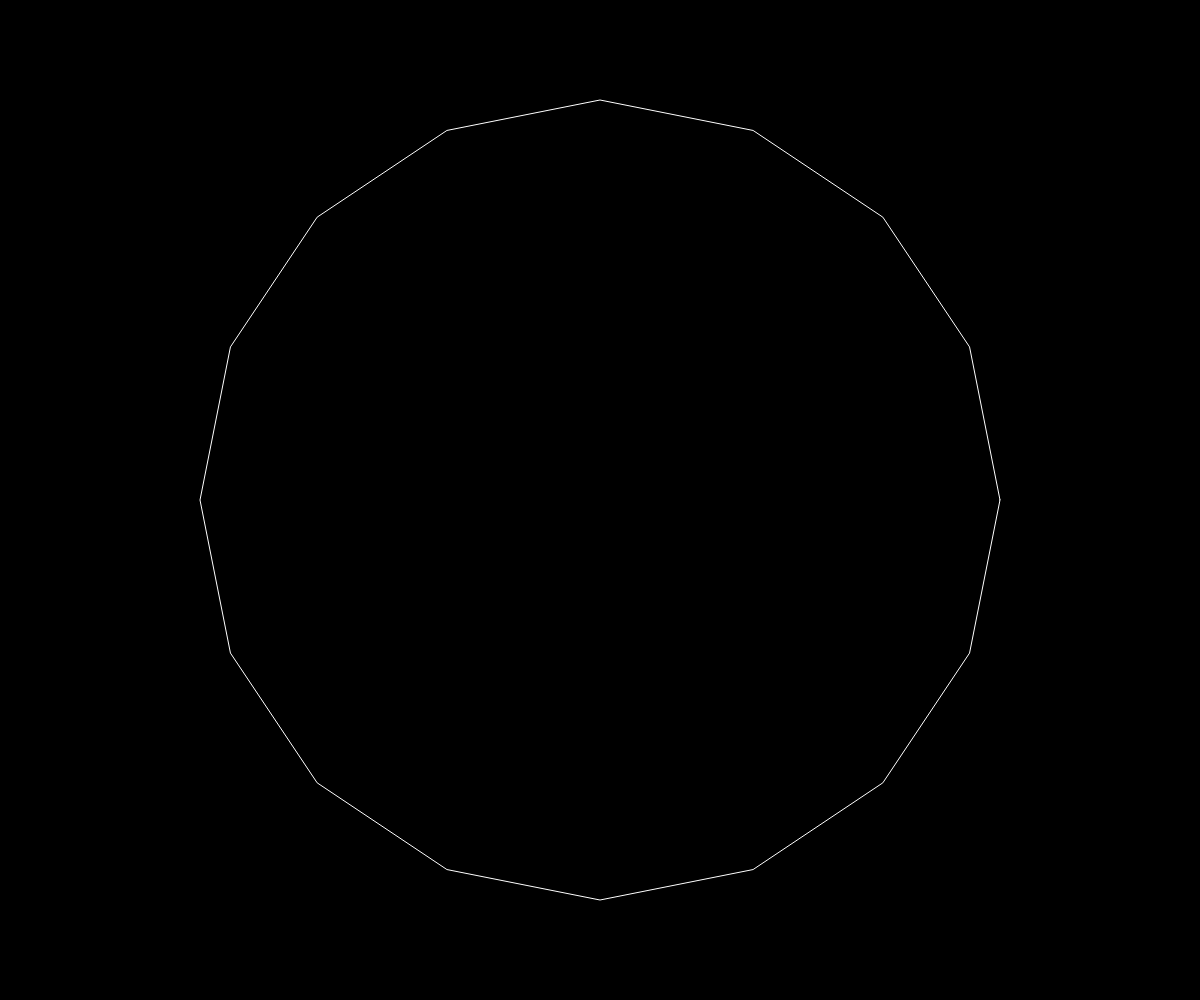
Frame 1 (no input)
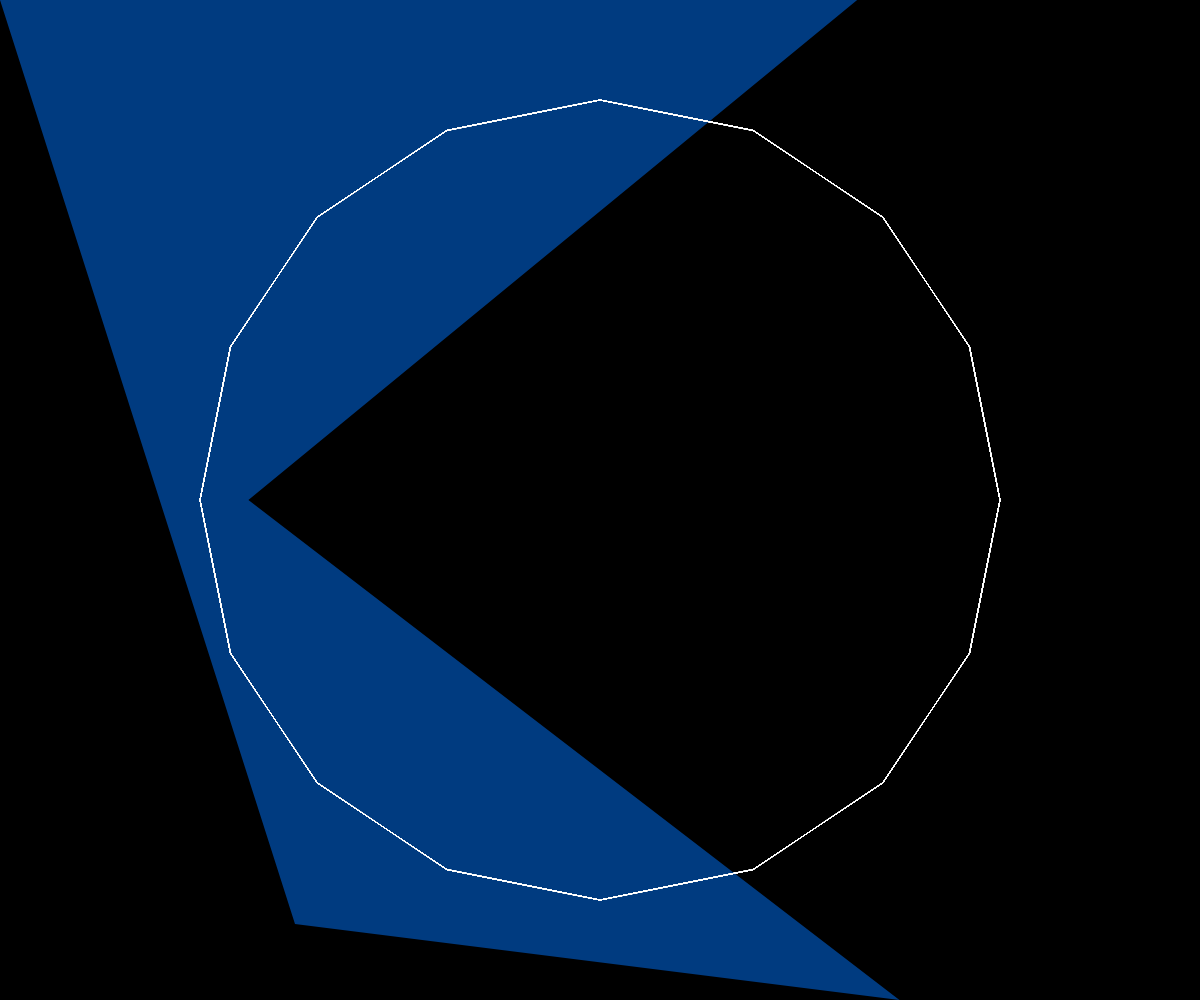
Frame 60 (no input)
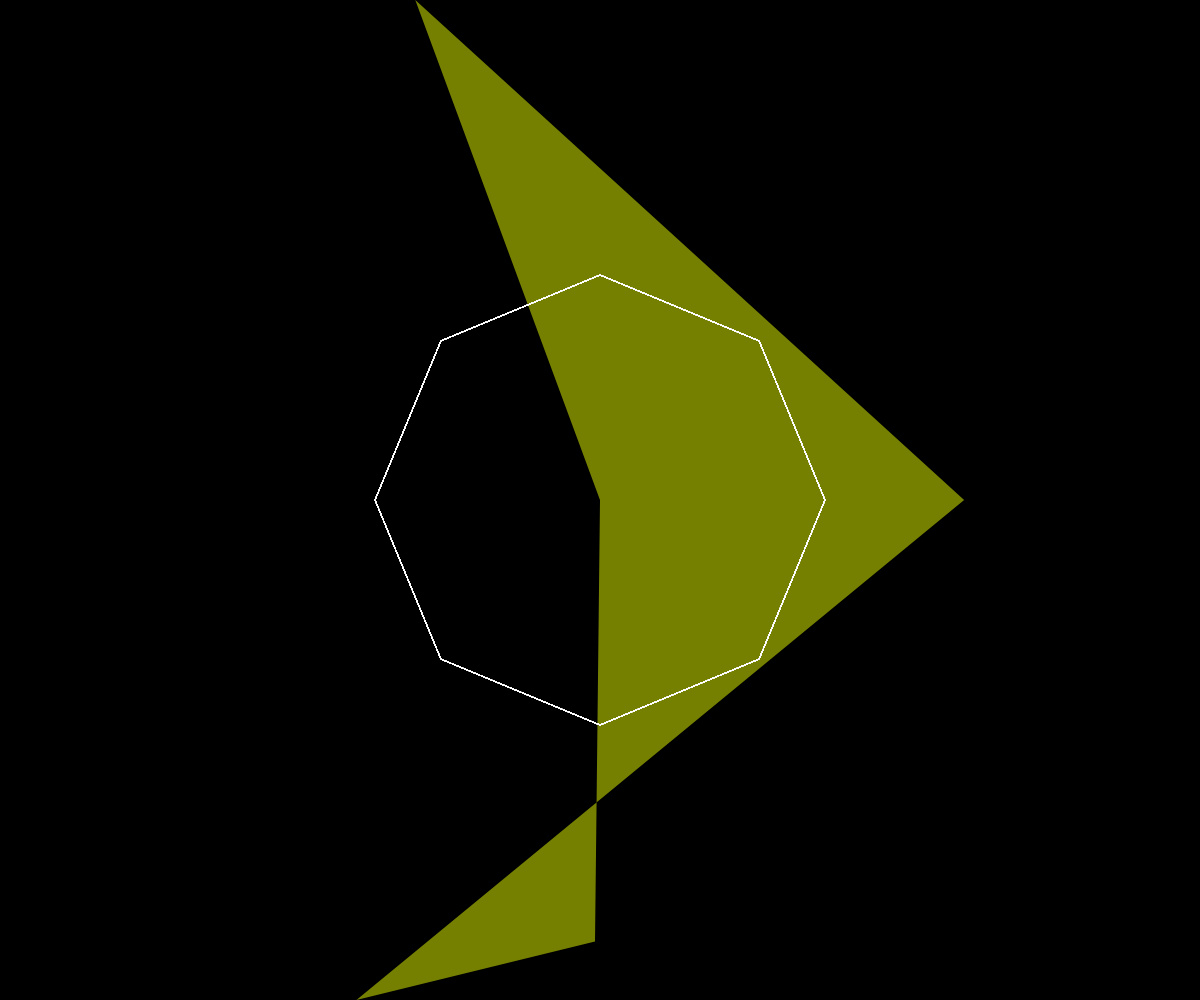
Frame 120 (the mouse pressed at the canvas centre since frame 60)

The p5.js sketch that drew these frames (run headless with seeded random() and noise() and a simulated clock; from frame 60 on, the mouse is pressed at the canvas centre):

// p5.js sketch
// ── sketch.js
function setup() {
  createCanvas(windowWidth, windowHeight);
  setInterval(setNewShape, 1000);
	angleMode(DEGREES);
	colorMode(HSB, 1000);
}

let h = 0;
let circle =[];
let radius = 200;
let division = 16;

function draw() {
  background(0);

	division = map(mouseY, height, 0, 0, 16);
	radius = map(mouseY, height, 0, 50, 400);

  beginShape();
  // stroke(255);
	noStroke();
  fill(h, 1000, 500);
  vertex(rpoint1, 0);
  vertex(rpoint2, height / 2);
  vertex(rpoint3, height);
	vertex(mpoint1, mpoint2);
	vertex(mouseX, mouseY);
  endShape();

	h += 10;
	if (h > 1000) {
		h = 0;
	}

	mpoint1 += 5;
	if (mpoint1 > width) {
		mpoint1 = 0;
	}
	mpoint2 = map(sin(i), -1, 1, 0, height);
	i += 1;
	// print(mpoint2);

	for (let i = 0; i < division; i++) {
		dx = radius * cos(i*360/division);
		dy = radius * sin(i*360/division);
		let vect = createVector(dx, dy);
		circle.push(vect);
	}

	beginShape()
	noFill();
	stroke(color('white'));
	for (let i = 0; i < circle.length; i++) {
		let x = width/2 + circle[i].x;
		let y = height/2 + circle[i].y;
		vertex(x, y);
	}
	endShape(CLOSE);
}

let rpoint1, rpoint2, rpoint3;
let mpoint1 = 0;
let mpoint2 = 0;
let i = 0;

function setNewShape() {
  rpoint1 = random(0, width);
  rpoint2 = random(0, width);
  rpoint3 = random(0, width);
	circle = [];
}
